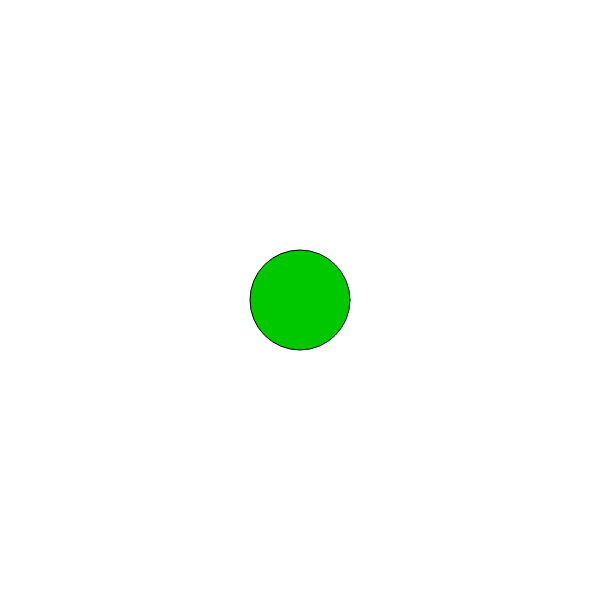
Frame 1 (no input)
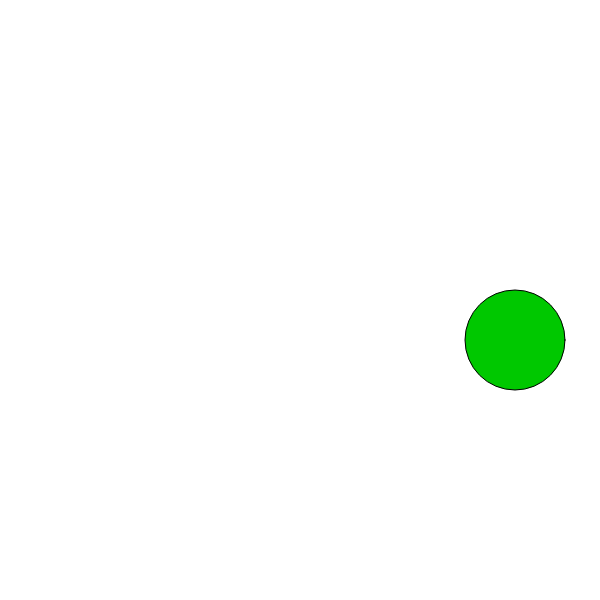
Frame 60 (no input)
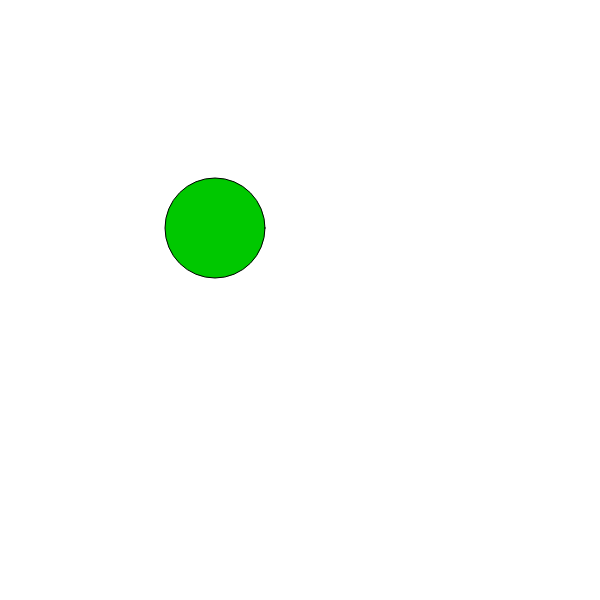
Frame 120 (the mouse pressed at the canvas centre since frame 60)

The p5.js sketch that drew these frames (run headless with seeded random() and noise() and a simulated clock; from frame 60 on, the mouse is pressed at the canvas centre):

// p5.js sketch
// ── sketch.js
var x = 300;                //Set the x variable to start at 300
var y = 300;                //Set the y variable to start at 300
var xSpeed = 5;             //Set the x speed to 5
var ySpeed = 8;                 //Set the y speed to 8  
var d = 100;                //Set the diameter to 100

function setup() {
	createCanvas(600, 600);   //Create the canvas
	fill(0, 200, 0);          //Set the fill to red
}

function draw() {           //The draw loop will run as long as the page is open in your browser
	background(255);          //Start by clearing the screen (this hides any previously drawn shapes)
	
  ellipse(x, y, d, d);      //Draw a circle in the current location x, y
	x = x + xSpeed;           //Increase x by xSpeed
	y = y + ySpeed;           //Increase y by ySpeed

  if(x > width - d / 2) {   //If x is greater than the width of the box
    xSpeed = xSpeed * -1;   //Multiply x by -1
  }
  if(x < d / 2) {           //If x is less than the radius of the circle
    xSpeed = xSpeed * -1;   //Multiply x by -1
  }
  if(y > height - d / 2) {  //If y is greater than the height of the box
    ySpeed = ySpeed * -1;   //Multiply y by -1
  }
  if(y < d / 2) {           //If y is less than the radius of the circle
    ySpeed = ySpeed * -1;   //Multiply y by -1
  }
}
